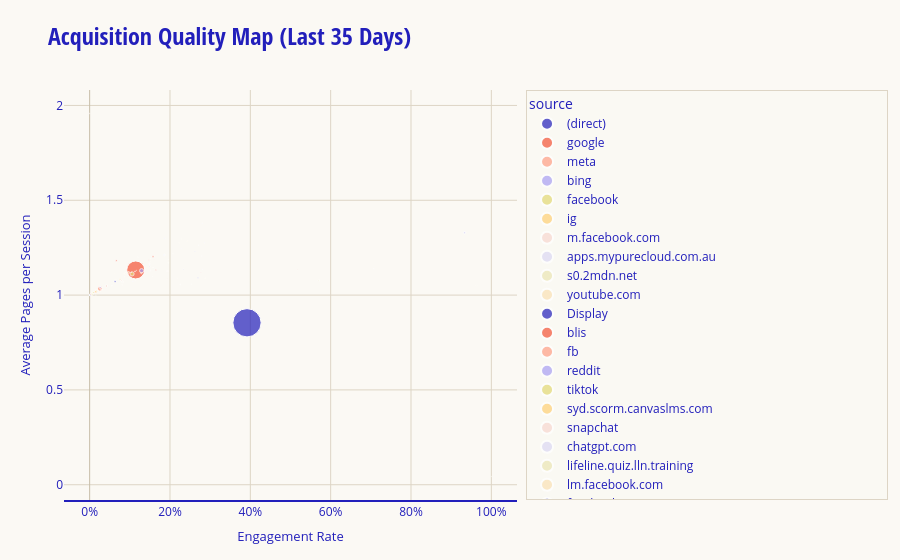

Write notebook code for a chart like this one.
### Code cell
quality_df = df[df["sessions"] >= 50].copy()

fig = px.scatter(
    quality_df,
    x="engagement_rate",
    y="avg_pages_per_session",
    size="sessions",
    color="source",
    hover_name="source_medium",
    template="lifeline",
    title=f"Acquisition Quality Map ({analysis_window_label})",
    labels={
        "engagement_rate": "Engagement Rate",
        "avg_pages_per_session": "Average Pages per Session",
    },
)
fig.update_xaxes(tickformat=".0%")
lifeline_theme.add_lifeline_logo(fig)
fig.show()
